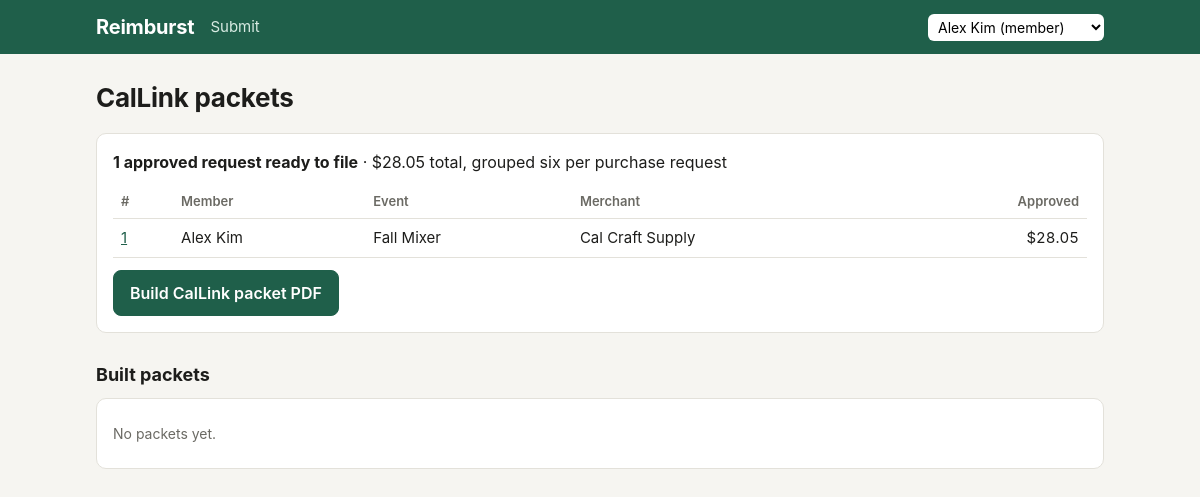
/packets, run on the app's committed database.
### tables this page shows
CREATE TABLE receipts (
    id INTEGER PRIMARY KEY,
    submission_id INTEGER NOT NULL REFERENCES submissions(id),
    is_current INTEGER NOT NULL DEFAULT 1,
    original_path TEXT NOT NULL,
    processed_path TEXT,
    sha256 TEXT NOT NULL,
    dhash TEXT,
    ai_marker TEXT NOT NULL DEFAULT '',
    merchant TEXT NOT NULL DEFAULT '',
    purchase_date TEXT NOT NULL DEFAULT '',
    total_cents INTEGER,
    card_last4 TEXT NOT NULL DEFAULT '',
    extraction_json TEXT,
    created_at TEXT NOT NULL
);

CREATE TABLE submissions (
    id INTEGER PRIMARY KEY,
    member_id INTEGER NOT NULL REFERENCES members(id),
    event_id INTEGER NOT NULL REFERENCES events(id),
    note TEXT NOT NULL DEFAULT '',
    status TEXT NOT NULL,
    requested_cents INTEGER,
    recommended_cents INTEGER,
    approved_cents INTEGER,
    risk_score INTEGER NOT NULL DEFAULT 0,
    recommendation TEXT NOT NULL DEFAULT '',
    member_message TEXT NOT NULL DEFAULT '',
    treasurer_note TEXT NOT NULL DEFAULT '',
    held_until TEXT,                      -- YYYY-MM-DD, payout waits until the event happened
    packet_id INTEGER REFERENCES packets(id),
    error TEXT NOT NULL DEFAULT '',
    created_at TEXT NOT NULL,
    updated_at TEXT NOT NULL
);

CREATE TABLE members (
    id INTEGER PRIMARY KEY,
    club_id INTEGER NOT NULL REFERENCES clubs(id),
    name TEXT NOT NULL,
    email TEXT NOT NULL,
    role TEXT NOT NULL CHECK (role IN ('member', 'treasurer'))
);

CREATE TABLE events (
    id INTEGER PRIMARY KEY,
    club_id INTEGER NOT NULL REFERENCES clubs(id),
    name TEXT NOT NULL,
    event_date TEXT NOT NULL,             -- YYYY-MM-DD
    fund TEXT NOT NULL CHECK (fund IN ('ABSA', 'MISC')),
    budget_cents INTEGER NOT NULL DEFAULT 0
);

### app/main.py (the view)
@app.get("/packets")
def packets_page(request: Request):
    user = current_user(request)
    ready = ready_for_packet(user["club_id"])
    held = db.all_rows(
        """SELECT s.id, s.held_until, s.approved_cents, m.name AS member_name FROM submissions s
           JOIN members m ON m.id = s.member_id
           WHERE m.club_id = ? AND s.status IN ('auto_approved','approved','partially_approved')
             AND s.packet_id IS NULL AND s.held_until > date('now', 'localtime') ORDER BY s.held_until""",
        (user["club_id"],),
    )
    packets = db.all_rows("SELECT * FROM packets WHERE club_id = ? ORDER BY id DESC", (user["club_id"],))
    return render(request, "packets.html", ready=ready, held=held, packets=packets)

### app/templates/packets.html (shortened to what this page needs)
{% extends "base.html" %}
{% set nav = 'packets' %}
{% block content %}
<h1>CalLink packets</h1>
<div class="card stack">
  <div>
    <b>{{ ready | length }} approved request{{ '' if ready | length == 1 else 's' }} ready to file</b>
    {% if ready %}· {{ ready | sum(attribute='approved_cents') | money }} total, grouped six per purchase request{% endif %}
  </div>
  {% if ready %}
  <div class="scroll"><table>
    <tr><th>#</th><th>Member</th><th>Event</th><th>Merchant</th><th class="num">Approved</th></tr>
    {% for s in ready %}
    <tr><td><a href="/s/{{ s.id }}">{{ s.id }}</a></td><td>{{ s.member_name }}</td><td>{{ s.event_name }}</td>
      <td>{{ s.merchant or '—' }}</td><td class="num">{{ s.approved_cents | money }}</td></tr>
    {% endfor %}
  </table></div>
  <form method="post" action="/packets/build"><button type="submit">Build CalLink packet PDF</button></form>
  {% endif %}
</div>
<h2>Built packets</h2>
<div class="card scroll">
  {% if packets %}
  <table>
    <tr><th>Packet</th><th>Created</th><th class="num">Requests</th><th class="num">Receipts</th><th class="num">Total</th><th></th></tr>
    {% for p in packets %}
    <tr><td>#{{ p.id }}</td><td>{{ p.created_at | when }}</td><td class="num">{{ p.request_count }}</td>
      <td class="num">{{ p.item_count }}</td><td class="num">{{ p.total_cents | money }}</td>
      <td><a class="button secondary" href="/packets/{{ p.id }}/download">Download PDF</a></td></tr>
    {% endfor %}
  </table>
  {% else %}
  <div class="empty">No packets yet.</div>
  {% endif %}
</div>
{% endblock %}

### app/static/style.css (style rules this page uses)
:root { --bg: #f6f5f1; --card: #ffffff; --ink: #1d1d1b; --muted: #6b6a64; --line: #e3e1da; --brand: #1f5f4a; --brand-ink: #ffffff; --green: #1e7a46; --green-bg: #e5f4e9; --amber: #8a5a00; --amber-bg: #fbf0d9; --red: #b3261e; --red-bg: #fbe9e7; --blue: #1d4f91; --blue-bg: #e6eef9; --gray: #55544f; --gray-bg: #eeede8; --purple: #5b3a9a; --purple-bg: #efeafa; --radius: 10px; }
* { box-sizing: border-box; }
body { margin: 0; background: var(--bg); color: var(--ink); font: 16px/1.5 -apple-system, BlinkMacSystemFont, "Segoe UI", Roboto, Helvetica, Arial, sans-serif; }
a { color: var(--brand); }
h1 { font-size: 26px; margin: 4px 0 16px; letter-spacing: -0.01em; }
h2 { font-size: 18px; margin: 28px 0 10px; }
.card { background: var(--card); border: 1px solid var(--line); border-radius: var(--radius); padding: 16px; }
.stack > * + * { margin-top: 12px; }
button, .button { display: inline-block; font: inherit; font-weight: 600; padding: 10px 16px; border-radius: 8px; border: 1px solid var(--brand); background: var(--brand); color: #fff; cursor: pointer; text-decoration: none; }
table { width: 100%; border-collapse: collapse; font-size: 15px; }
th { text-align: left; font-size: 13px; color: var(--muted); font-weight: 600; padding: 6px 8px; border-bottom: 1px solid var(--line); }
td { padding: 8px; border-bottom: 1px solid var(--line); vertical-align: top; }
td.num, th.num { text-align: right; white-space: nowrap; font-variant-numeric: tabular-nums; }
.scroll { overflow-x: auto; }
.empty { color: var(--muted); font-size: 14px; padding: 8px 0; }

### data on the page
receipts: id "1", member_name "Alex Kim", event_name "Fall Mixer", merchant "Cal Craft Supply", approved_cents "$28.05"

### other printed values
{{ ready | length }} "1"
{{ ready | sum(attribute='approved_cents') | money }} "$28.05"
form field uid "Alex Kim (member)"
